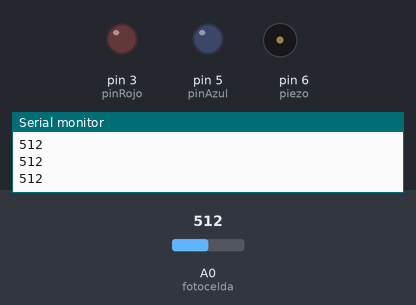
This sketch was run on a simulated Arduino Uno, built with avr-gcc and run on an emulated ATmega328P. Parts: output pins drawn as LEDs (lit = HIGH), buzzer (waves = sounding), the last lines printed to the serial monitor. Dashed ring = blinking. Inputs (shaded band) come from the test bench; at power-on: A0 (fotocelda) = 512.

Above: at 1.2 s.
1.3 s: A0 (fotocelda) set to 32
2.8 s: A0 (fotocelda) set to 26
At 2.95 s:
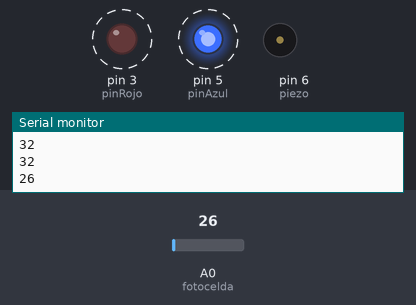
At 3.35 s:
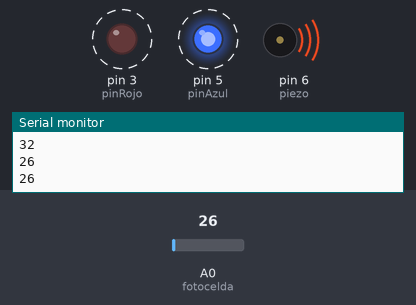
Timing chart, 0 to 11.8 s (numbered marks = the images above; inputs shaded):
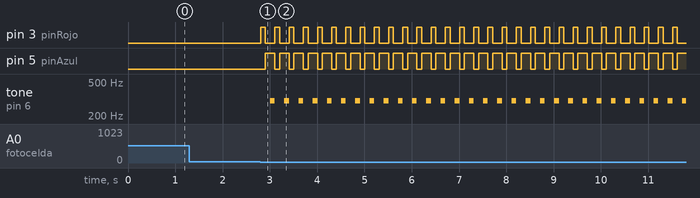

Measured:
- the behaviour switches between 30 and 29 on A0 (fotocelda) (found by bisection; images 0 and 1)
- after the input at 2.8 s, pin 3 (pinRojo): alternates HIGH for 0.10 s and LOW for 0.20 s, starting at once; pin 5 (pinAzul): alternates HIGH for 0.20 s and LOW for 0.10 s, starting after 0.11 s; tone on pin 6 (piezo): alternates 300 Hz for 0.10 s and silent for 0.20 s, starting after 0.21 s

The sketch:

reto1.ino
```cpp
//Allan Otárola Villalobos
//Reto1
//Curso Computación Física: Prototipos Interectivos 2

/*
Descripción:
Simulación de sistema de Alarma, que está emitiendo un sonido mientras la fotocelda reciba un rango de valor de luz menor A 30. Además un led rojo y azul que se encienden y apagan intermitente
mientras la alarma está activada.

 */

//Definición de variables

int pinRojo = 3;// declaración de variable para controlar el pin 3 que representa el led rojo
int pinAzul = 5;// declaración de variable para controlar el pin 5 que representa el led azul
int piezo = 6;// declaración de variable para controlar el pin 6 que representa el piezo
int fotocelda = 0;// declaración de variable para controlar el pin 0 que representa la fotocelda

void setup() {

  pinMode(pinRojo,OUTPUT);// configurando el pin con un funcionamiento de actuador, por eso el parámetro de salida (OUTPUT)
  pinMode(pinAzul,OUTPUT);// configurando el pin con un funcionamiento de actuador, por eso el parámetro de salida (OUTPUT)
  pinMode(piezo,OUTPUT);// configurando el pin con un funcionamiento de actuador, por eso el parámetro de salida (OUTPUT)
  pinMode(fotocelda,INPUT);// configurando el pin con un funcionamiento de sensor, por eso el parámetro de entrada (INPUT)

  Serial.begin (9600);//configurando el monitor serial a 9600 baudios

}

void loop() {


//Ciclo que mantine la alarma encendida mientras los valores de la fotocelda sean menores a 30


  while(analogRead(fotocelda)< 30){//Ciclo que verifica que los valores de la fotocelda sea menores a 30, haciendo la consulta a través de la instrucción digitalRead

    Serial.println(analogRead(fotocelda));//Imprime en el monitor serial el valor del sensor de la fotocelda

    digitalWrite(pinRojo,HIGH);//Enciende el led Rojo
    digitalWrite(pinAzul,LOW);//Apaga el led Azul
    delay(100);//Un espera

    digitalWrite(pinRojo,LOW);//Apaga el led Rojo
    digitalWrite(pinAzul,HIGH);//Enciende el le Azul
    delay(100);//Un espera

    tone (piezo,300,100);//Activa un sonido el el piezo
    delay(100);//Un espera

  }

//Ciclo que mantine la alarma apagada mientras los valores de la fotocelda sean mañores a 30

  while(analogRead(fotocelda)> 30){//Ciclo que verifica que los valores de la fotocelda sea mayores a 30, haciendo la consulta a través de la instrucción digitalRead

    digitalWrite(pinRojo,LOW);//Apaga el led Rojo
    digitalWrite(pinAzul,LOW);//Apaga el led Azul

    Serial.println(analogRead(fotocelda));//Imprime en el monitor serial el valor del sensor de la fotocelda
  }

}
```
